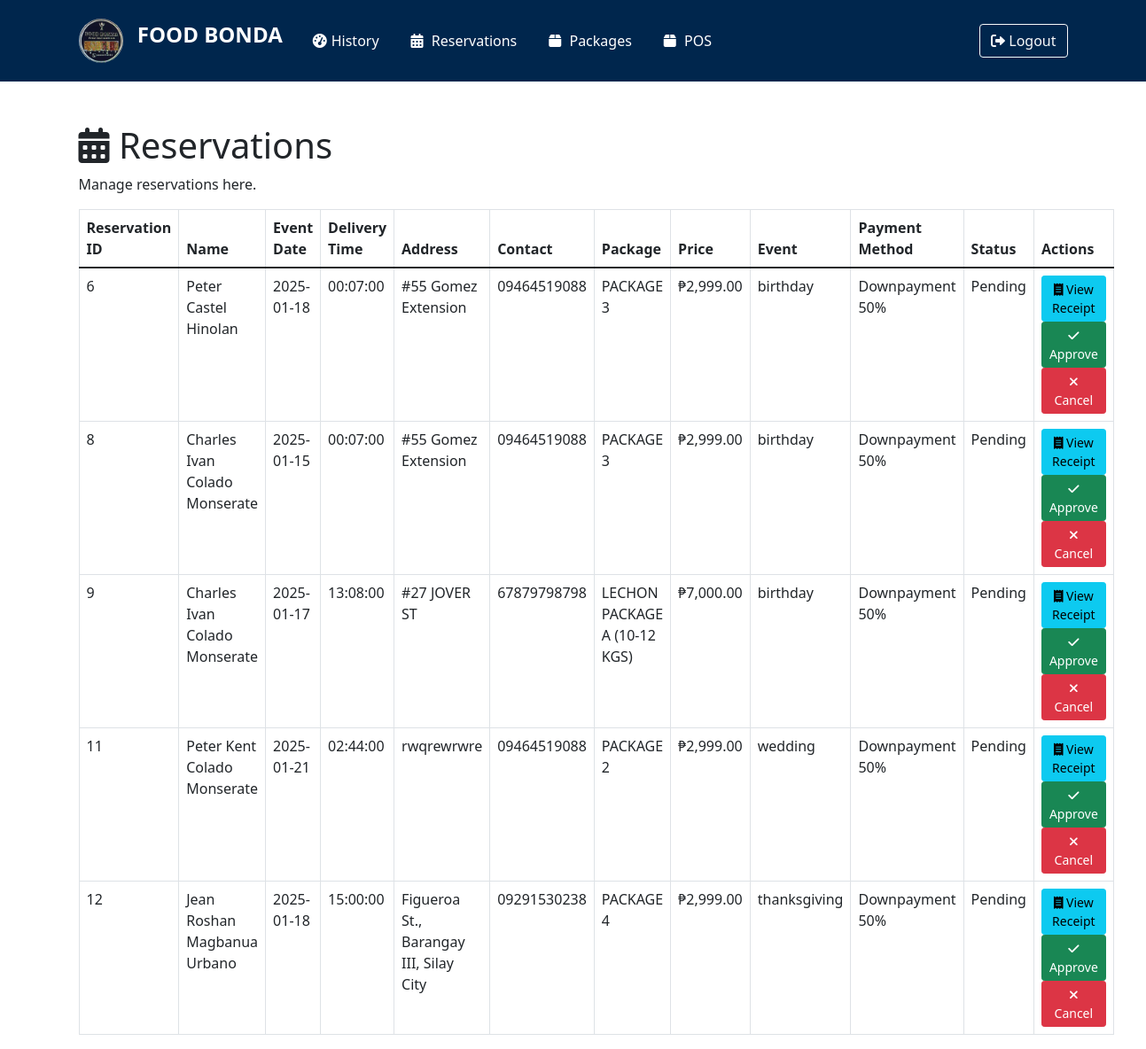
Before: /owner/owner_reservations.php (signed in) with the older database file.
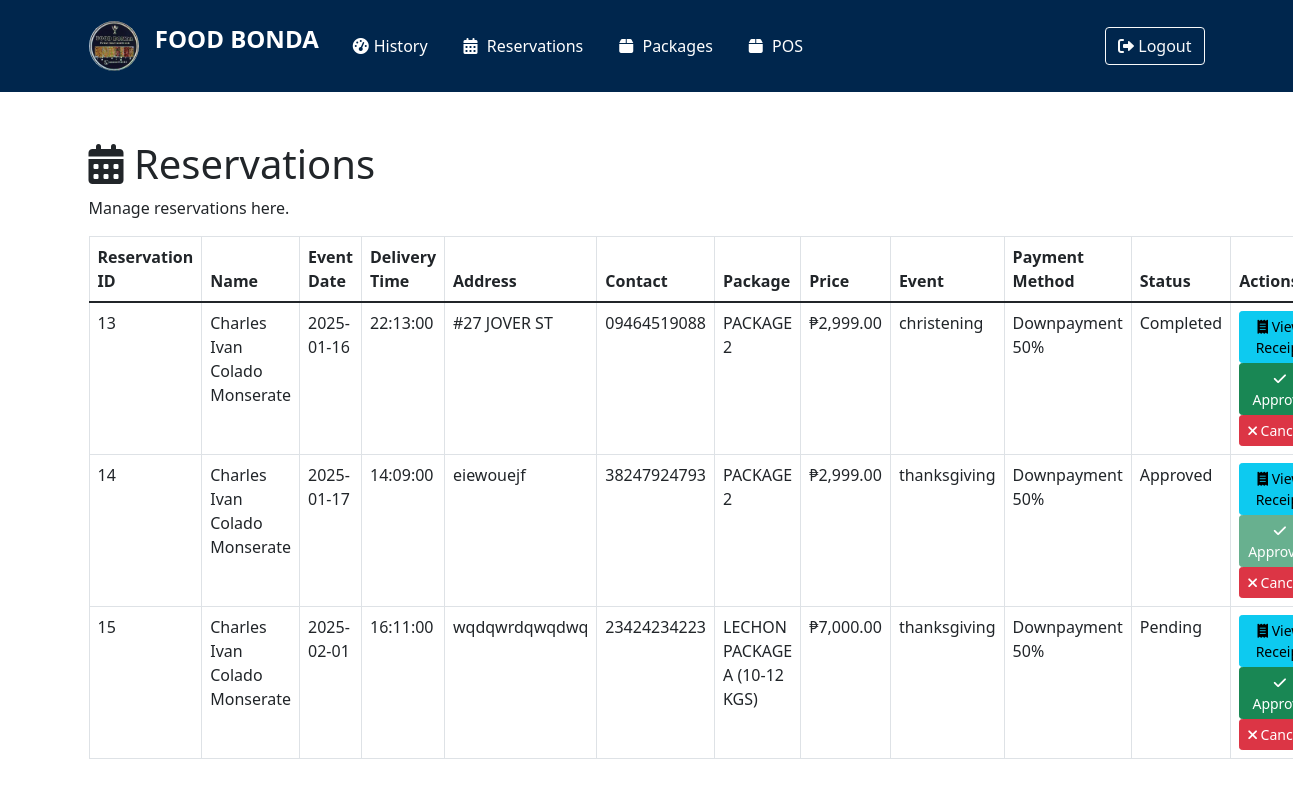
After: the same page with the newer database file.
### tables this page shows
CREATE TABLE `reservations` (
  `reservation_id` int NOT NULL,
  `customer_id` int NOT NULL,
  `first_name` varchar(50) NOT NULL,
  `middle_name` varchar(50) DEFAULT NULL,
  `last_name` varchar(50) NOT NULL,
  `contact` varchar(11) NOT NULL,
  `email` varchar(100) NOT NULL,
  `event_date` date NOT NULL,
  `delivery_time` time NOT NULL,
  `delivery_address` text NOT NULL,
  `event_type` enum('wedding','birthday','christening','thanksgiving','fiesta') NOT NULL,
  `package_name` varchar(100) NOT NULL,
  `selected_dishes` text NOT NULL,
  `package_price` decimal(10,2) NOT NULL,
  `payment_method` enum('Cash on Delivery','Downpayment 50%') NOT NULL,
  `gcash_receipt_path` varchar(255) DEFAULT NULL,
  `status` enum('pending','approved','completed','cancelled') DEFAULT 'pending',
  `created_at` timestamp NULL DEFAULT CURRENT_TIMESTAMP,
  `updated_at` timestamp NOT NULL DEFAULT CURRENT_TIMESTAMP ON UPDATE CURRENT_TIMESTAMP
);

### owner/owner_reservations.php (the view, shortened to what this page needs)
<?php
require_once '../db_conn.php';
$sql = 'SELECT * FROM reservations';
$result = $conn->query($sql);
$reservations = [];
if ($result->num_rows > 0) {
    while ($row = $result->fetch_assoc()) {
        $reservations[] = $row;
    }
}
?>
<!DOCTYPE html>
<html lang="en">
<head>
    <link href="https://cdn.jsdelivr.net/npm/bootstrap@5.1.3/dist/css/bootstrap.min.css" rel="stylesheet">
    <link rel="stylesheet" href="https://cdnjs.cloudflare.com/ajax/libs/font-awesome/6.0.0/css/all.min.css">
    <link href="owner_dashboard.css" rel="stylesheet">
</head>
<body>
    <?php include 'owner_navbar.php'; ?>
    <div class="container mt-5">
        <h1><i class="fas fa-calendar-alt"></i> Reservations</h1>
        <p>Manage reservations here.</p>
        <table class="table table-bordered">
            <thead>
                <tr>
                    <th>Reservation ID</th>
                    <th>Name</th>
                    <th>Event Date</th>
                    <th>Delivery Time</th>
                    <th>Address</th>
                    <th>Contact</th>
                    <th>Package</th>
                    <th>Price</th>
                    <th>Event</th>
                    <th>Payment Method</th>
                    <th>Status</th>
                    <th>Actions</th>
                </tr>
            </thead>
            <tbody>
                <?php foreach ($reservations as $reservation): ?>
                <tr>
                    <td><?php echo htmlspecialchars($reservation['reservation_id']); ?></td>
                    <td><?php echo htmlspecialchars($reservation['first_name'] . ' ' . $reservation['middle_name'] . ' ' . $reservation['last_name']); ?></td>
                    <td><?php echo htmlspecialchars($reservation['event_date']); ?></td>
                    <td><?php echo htmlspecialchars($reservation['delivery_time']); ?></td>
                    <td><?php echo htmlspecialchars($reservation['delivery_address']); ?></td>
                    <td><?php echo htmlspecialchars($reservation['contact']); ?></td>
                    <td><?php echo htmlspecialchars($reservation['package_name']); ?></td>
                    <td>₱<?php echo number_format($reservation['package_price'], 2); ?></td>
                    <td><?php echo htmlspecialchars($reservation['event_type']); ?></td>
                    <td><?php echo htmlspecialchars($reservation['payment_method']); ?></td>
                    <td><?php echo ucfirst(htmlspecialchars($reservation['status'])); ?></td>
                    <td>
                        <?php if (!empty($reservation['gcash_receipt_path'])): ?>
                        <a href="../<?php echo htmlspecialchars($reservation['gcash_receipt_path']); ?>" target="_blank" class="btn btn-info btn-sm"><i
                                class="fas fa-receipt"></i> View Receipt</a>
                        <?php endif; ?>
                        <?php if ($reservation['status'] === 'approved'): ?>
                        <button class="btn btn-success btn-sm" disabled><i class="fas fa-check"></i> Approved</button>
                        <?php else: ?>
                        <a href="approve_reservation.php?id=<?php echo $reservation['reservation_id']; ?>"
                            class="btn btn-success btn-sm action-button"><i class="fas fa-check"></i> Approve</a>
                        <?php endif; ?>
                        <?php if ($reservation['status'] === 'canceled'): ?>
                        <button class="btn btn-danger btn-sm" disabled><i class="fas fa-times"></i> Canceled</button>
                        <?php else: ?>
                        <a href="cancel_reservation.php?id=<?php echo $reservation['reservation_id']; ?>"
                            class="btn btn-danger btn-sm action-button"><i class="fas fa-times"></i> Cancel</a>
                        <?php endif; ?>
                    </td>
                </tr>
                <?php endforeach; ?>
            </tbody>
        </table>
    </div>
</body>
</html>

Changed rows visible on the page:
removed reservations: reservation_id "6", first_name+middle_name+last_name "Peter Castel Hinolan", event_date "2025-01-18", delivery_time "00:07:00", delivery_address "#55 Gomez Extension", contact "09464519088", package_name "PACKAGE 3", package_price "2,999.00", event_type "birthday", payment_method "Downpayment 50%", status "Pending"
removed reservations: reservation_id "8", first_name+middle_name+last_name "Charles Ivan Colado Monserate", event_date "2025-01-15", delivery_time "00:07:00", delivery_address "#55 Gomez Extension", contact "09464519088", package_name "PACKAGE 3", package_price "2,999.00", event_type "birthday", payment_method "Downpayment 50%", status "Pending"
removed reservations: reservation_id "9", first_name+middle_name+last_name "Charles Ivan Colado Monserate", event_date "2025-01-17", delivery_time "13:08:00", delivery_address "#27 JOVER ST", contact "67879798798", package_name "LECHON PACKAGE A (10-12 KGS)", package_price "7,000.00", event_type "birthday", payment_method "Downpayment 50%", status "Pending"
removed reservations: reservation_id "11", first_name+middle_name+last_name "Peter Kent Colado Monserate", event_date "2025-01-21", delivery_time "02:44:00", delivery_address "rwqrewrwre", contact "09464519088", package_name "PACKAGE 2", package_price "2,999.00", event_type "wedding", payment_method "Downpayment 50%", status "Pending"
removed reservations: reservation_id "12", first_name+middle_name+last_name "Jean Roshan Magbanua Urbano", event_date "2025-01-18", delivery_time "15:00:00", delivery_address "Figueroa St., Barangay III, Silay City", contact "09291530238", package_name "PACKAGE 4", package_price "2,999.00", event_type "thanksgiving", payment_method "Downpayment 50%", status "Pending"
added reservations: reservation_id "13", first_name+middle_name+last_name "Charles Ivan Colado Monserate", event_date "2025-01-16", delivery_time "22:13:00", delivery_address "#27 JOVER ST", contact "09464519088", package_name "PACKAGE 2", package_price "2,999.00", event_type "christening", payment_method "Downpayment 50%", status "Completed"
added reservations: reservation_id "14", first_name+middle_name+last_name "Charles Ivan Colado Monserate", event_date "2025-01-17", delivery_time "14:09:00", delivery_address "eiewouejf", contact "38247924793", package_name "PACKAGE 2", package_price "2,999.00", event_type "thanksgiving", payment_method "Downpayment 50%", status "Approved"
added reservations: reservation_id "15", first_name+middle_name+last_name "Charles Ivan Colado Monserate", event_date "2025-02-01", delivery_time "16:11:00", delivery_address "wqdqwrdqwqdwq", contact "23424234223", package_name "LECHON PACKAGE A (10-12 KGS)", package_price "7,000.00", event_type "thanksgiving", payment_method "Downpayment 50%", status "Pending"
